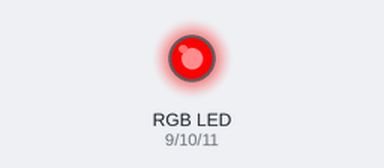
Recording of a sketch running on a simulated Arduino Uno, built with avr-gcc and run on an emulated ATmega328P. On the bench: an RGB LED mixed from three pins (HIGH = lit).

Above: at 0.5 s.
At 2.5 s:
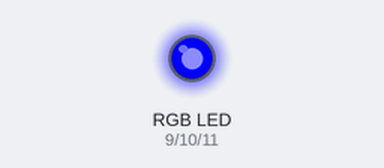
At 3.5 s:
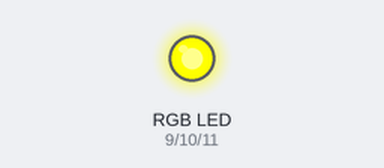
At 4.5 s:
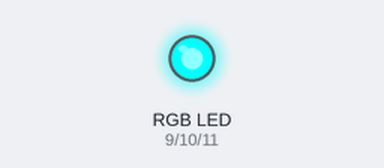
At 6.5 s:
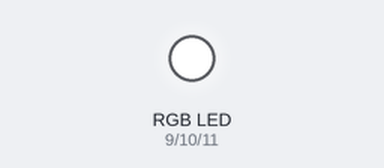
At 9.5 s:
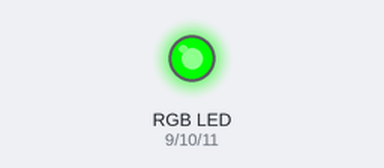
Timing chart, 0 to 10.4 s (numbered marks = the images above):
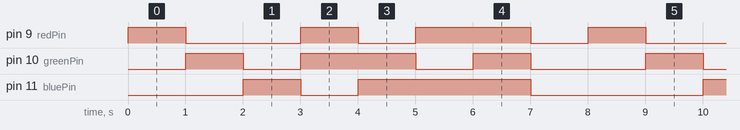

The sketch:

R4E_RGBLED.ino
```cpp
/*
Arduino   ->  RGB LED
Pin 9     ->  Red pin (through a resistor)
Pin 10    ->  Green pin (through a resistor)
Pin 11    ->  Blue pin (through a resistor)
GND       ->  Common pin (cathode)
*/


// Define the pins for the RGB LED
const int redPin = 9;
const int greenPin = 10;
const int bluePin = 11;

void setup() {
  // Set the RGB pins as output
  pinMode(redPin, OUTPUT);
  pinMode(greenPin, OUTPUT);
  pinMode(bluePin, OUTPUT);
}

void loop() {
  // Cycle through colors
  setColor(255, 0, 0);   // Red
  delay(1000);
  setColor(0, 255, 0);   // Green
  delay(1000);
  setColor(0, 0, 255);   // Blue
  delay(1000);
  setColor(255, 255, 0); // Yellow
  delay(1000);
  setColor(0, 255, 255); // Cyan
  delay(1000);
  setColor(255, 0, 255); // Magenta
  delay(1000);
  setColor(255, 255, 255); // White
  delay(1000);
  setColor(0, 0, 0);     // Off
  delay(1000);
}

// Function to set the color of the RGB LED
void setColor(int red, int green, int blue) {
  analogWrite(redPin, red);
  analogWrite(greenPin, green);
  analogWrite(bluePin, blue);
}
```

Measured:
- by itself, pin 9 (redPin): repeats every 8.0 s: LOW 2.0 s, HIGH 1.0 s, LOW 1.0 s, HIGH 2.0 s, LOW 1.0 s, HIGH 1.0 s
- by itself, pin 10 (greenPin): repeats every 8.0 s: LOW 1.0 s, HIGH 2.0 s, LOW 1.0 s, HIGH 1.0 s, LOW 2.0 s, HIGH 1.0 s
- by itself, pin 11 (bluePin): repeats every 8.0 s: LOW 1.0 s, HIGH 3.0 s, LOW 3.0 s, HIGH 1.0 s
